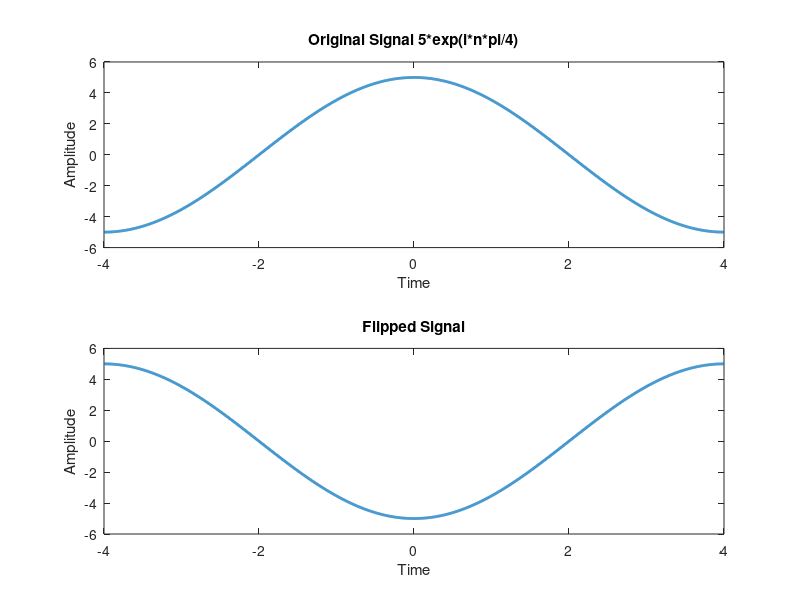

Reproduce this figure in MATLAB.
n = -4:0.005:4;
i = sqrt(-1);
y = 5*exp(i*n*pi/4);
subplot(2,1,1);
plot(n, y, 'linewidth', 2);
xlabel('Time');
ylabel('Amplitude');
title('Original Signal 5*exp(i*n*pi/4)');
subplot(2,1,2);
plot(n, -y, 'linewidth', 2);
xlabel('Time');
ylabel('Amplitude');
title('Flipped Signal');
